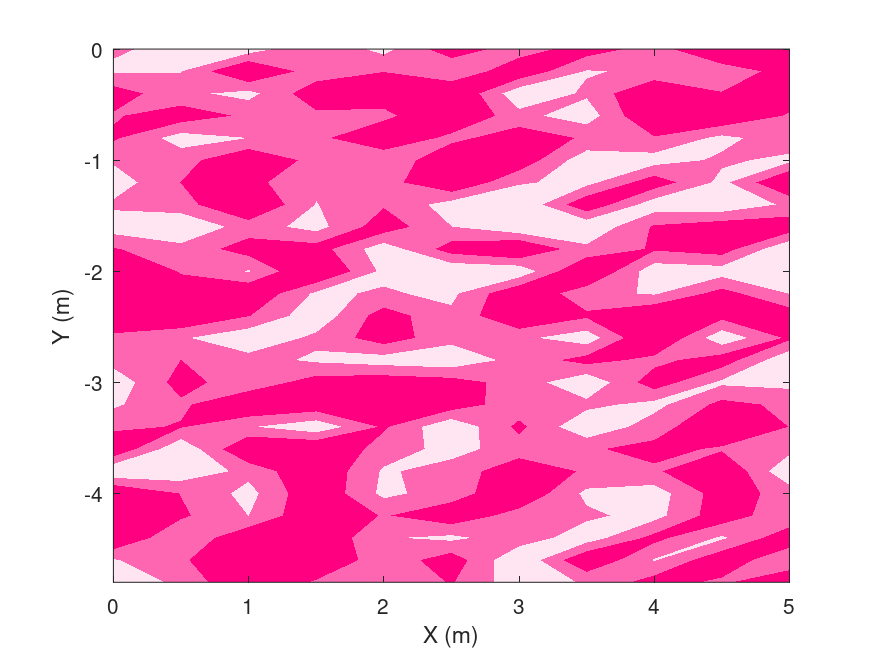
#> input picture Plot/plotSingle2DforModel.png, 872 x 654 px
$ jupyter execute Untitled.ipynb   (shell and % lines are left out)
#> lines starting #> are read from the running program, lines starting #| are printed output that depends on the picture; after the words box and inside, x2 and y2 are one past the last pixel; in counts of white or black regions, pixels touching at a corner belong together
# Installation

# Libraries importation

[cell 1]
import cv2
import numpy as np

# Treatment

## Read input image

[cell 2]
image = cv2.imread('../Plot/plotSingle2DforModel.png')
#> image is the input picture: shape (654, 872, 3); mean B, G, R 201.1, 148.6, 253.6
if image is None:
    raise FileNotFoundError("Image not found. Check the path.")

## Set the color to detect

[cell 3]
hsv = cv2.cvtColor(image, cv2.COLOR_BGR2HSV)
#> hsv: shape (654, 872, 3); mean H, S, V 104.2, 105.2, 253.6

lower_color = np.array([155, 10, 230])
upper_color = np.array([175, 60, 255])

mask = cv2.inRange(hsv, lower_color, upper_color)
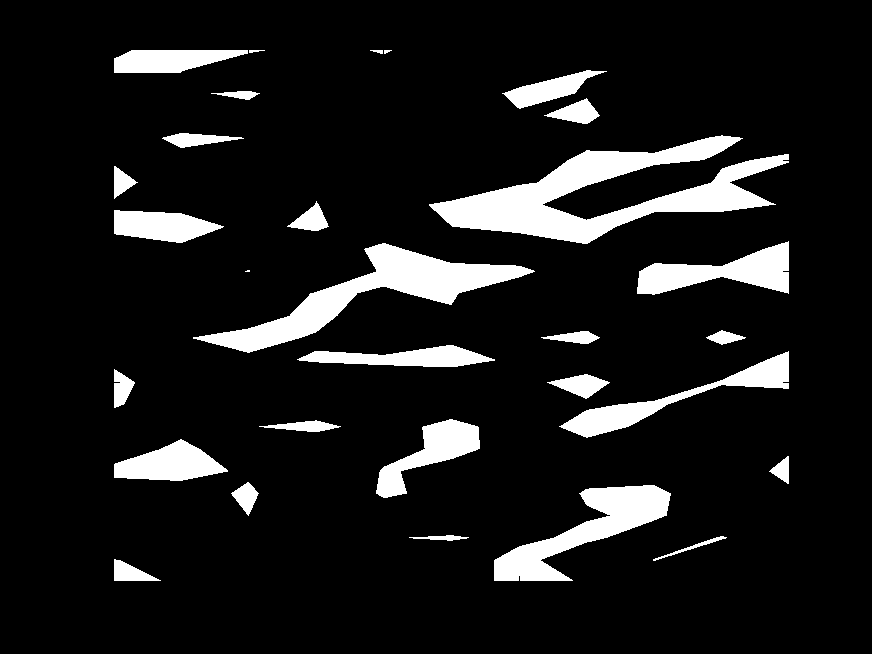
#> mask: shape (654, 872); 10.4% white; 30 white regions (1 under 20 px)
filtered_mask = np.zeros_like(mask)

## Mask verification

[cell 4]
h, w = mask.shape
#> h = 654; w = 872
print("Unique value of the mask :", np.unique(mask))
#| Unique value of the mask : [  0 255]
print("Pixel in the center :", mask[h//2, w//2])
#| Pixel in the center : 0

## Contours detection

[cell 5]
contours, _ = cv2.findContours(
    mask,
    cv2.RETR_EXTERNAL,
    cv2.CHAIN_APPROX_SIMPLE
)
#> contours = 30 contours, 4 with area under 20; largest, box (x1, y1, x2, y2) and area: (429, 135, 789, 244) 13596, (193, 243, 535, 353) 8879, (494, 485, 671, 581) 5860, (637, 241, 789, 295) 3867, (559, 351, 789, 438) 3656

print("Number of contours detected: ", len(contours))
#| Number of contours detected:  30

[cell 6]
results = []

for cnt in contours:
    area = cv2.contourArea(cnt)

    if area > 20:  # threshold to ignore noise
        M = cv2.moments(cnt)
        if M["m00"] != 0:
            cX = int(M["m10"] / M["m00"])
            cY = int(M["m01"] / M["m00"])
            results.append({
                'area': area,
                'coords': (cX, cY),
                'contour': cnt
            })
            cv2.drawContours(filtered_mask, [cnt], -1, 255, -1)
#> this loop made 30 passes
#> (area, cX, cY) on passes 1 to 12: (511.5, 129, 572), (155.5, 693, 546), (131, 442, 537), (5860, 585, 530), (448, 245, 496), (265.5, 781, 469), (2758, 169, 463), (434, 305, 425), (2969.5, 430, 452), (735, 580, 384), (457.5, 121, 388), (3656.5, 675, 398)
#> filtered_mask: shape (654, 872); 10.4% white; 26 white regions, largest, box (x1, y1, x2, y2) and area: (429, 135, 789, 244) 14213, (193, 243, 535, 353) 9243, (494, 485, 671, 581) 6125
#> after the loop, results = 26 items

results_sorted = sorted(results, key=lambda x: x['area'], reverse=True)
#> results_sorted = 26 items

# Display results

## OPTION 1: Show only the detected color on an image

## OPTION 2: Show on image the result

[cell 7]
output = image.copy()
for i, res in enumerate(results_sorted):
    cv2.drawContours(output, [res['contour']], -1, (0, 255, 0), 2)
    cv2.putText(output, f"Zone {i+1}", res['coords'],
        cv2.FONT_HERSHEY_SIMPLEX, 0.5, (0, 0, 0), 1, cv2.LINE_AA)
#> this loop made 26 passes
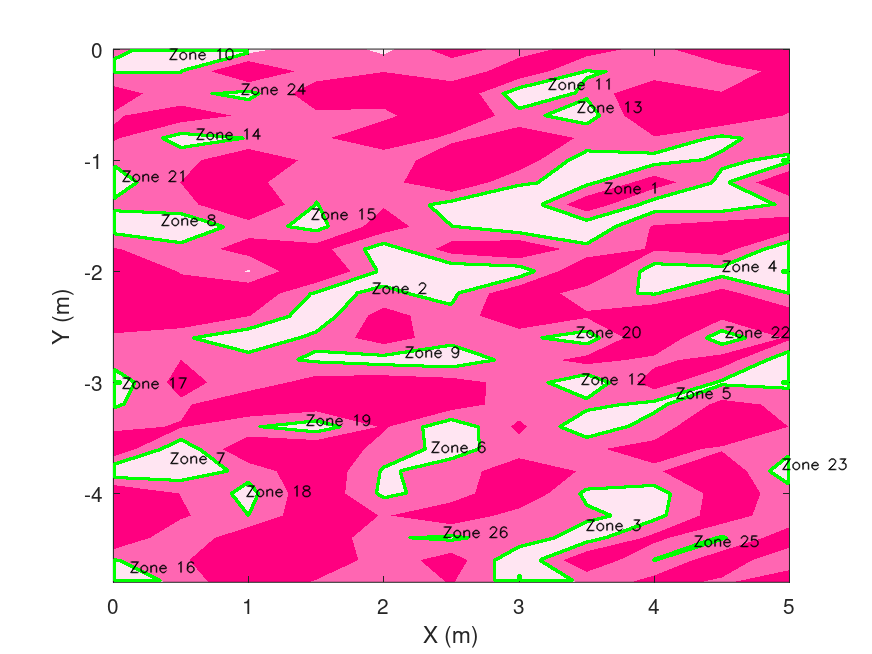
#> output: shape (654, 872, 3); 5.5% of pixels changed, all inside (x1, y1, x2, y2) = (113, 47, 848, 582)

[cell 8]
h, w, c = output.shape
#> c = 3

text_width = 300
output_with_text = np.ones((h, w + text_width, c), dtype=np.uint8) * 255
output_with_text[0:h, 0:w, :] = output
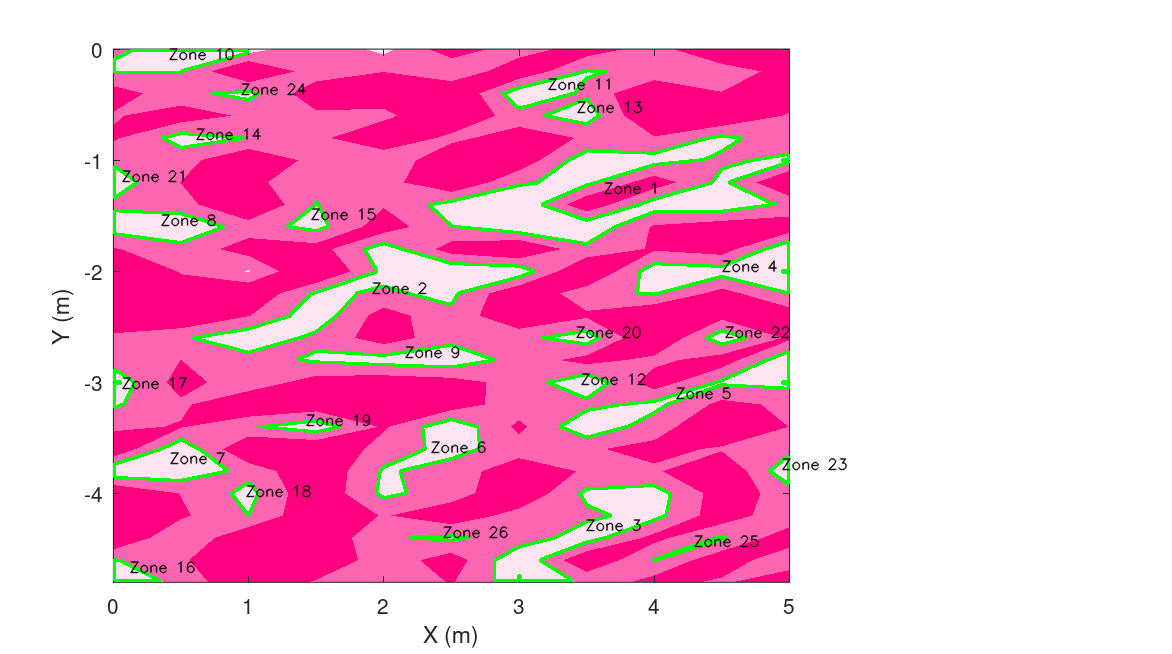
#> output_with_text: shape (654, 1172, 3); mean B, G, R 207.4, 177.2, 245.2

for i, res in enumerate(results_sorted):
    text = f"Zone {i+1}: Area = {int(res['area'])} px^2"
    cv2.putText(output_with_text, text, (w, 20*(i+1) + 40),  # <-- virgule ici !
                cv2.FONT_HERSHEY_SIMPLEX, 0.5, (0, 0, 0), 1, cv2.LINE_AA)
#> this loop made 26 passes
#> text on passes 1 to 12: 'Zone 1: Area = 13596 px^2', 'Zone 2: Area = 8879 px^2', 'Zone 3: Area = 5860 px^2', 'Zone 4: Area = 3867 px^2', 'Zone 5: Area = 3656 px^2', 'Zone 6: Area = 2969 px^2', 'Zone 7: Area = 2758 px^2', 'Zone 8: Area = 2352 px^2', 'Zone 9: Area = 2305 px^2', 'Zone 10: Area = 2156 px^2', 'Zone 11: Area = 1484 px^2', 'Zone 12: Area = 735 px^2'
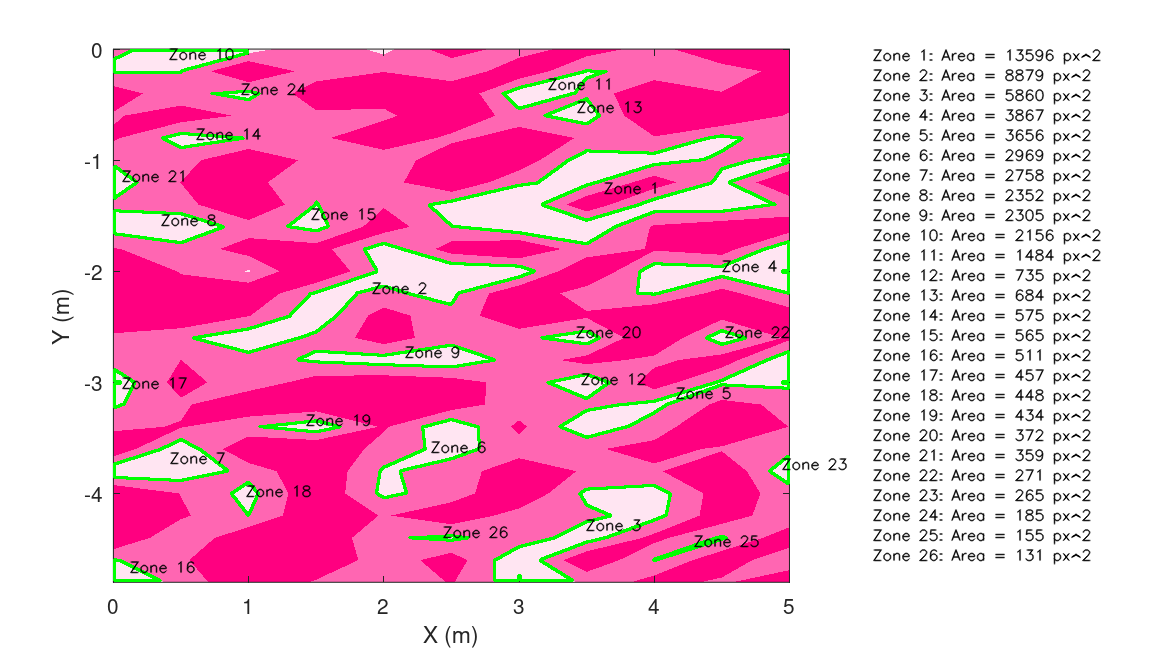
#> output_with_text: shape (654, 1172, 3); 4.01% of pixels changed, all inside (x1, y1, x2, y2) = (873, 48, 1101, 565)
